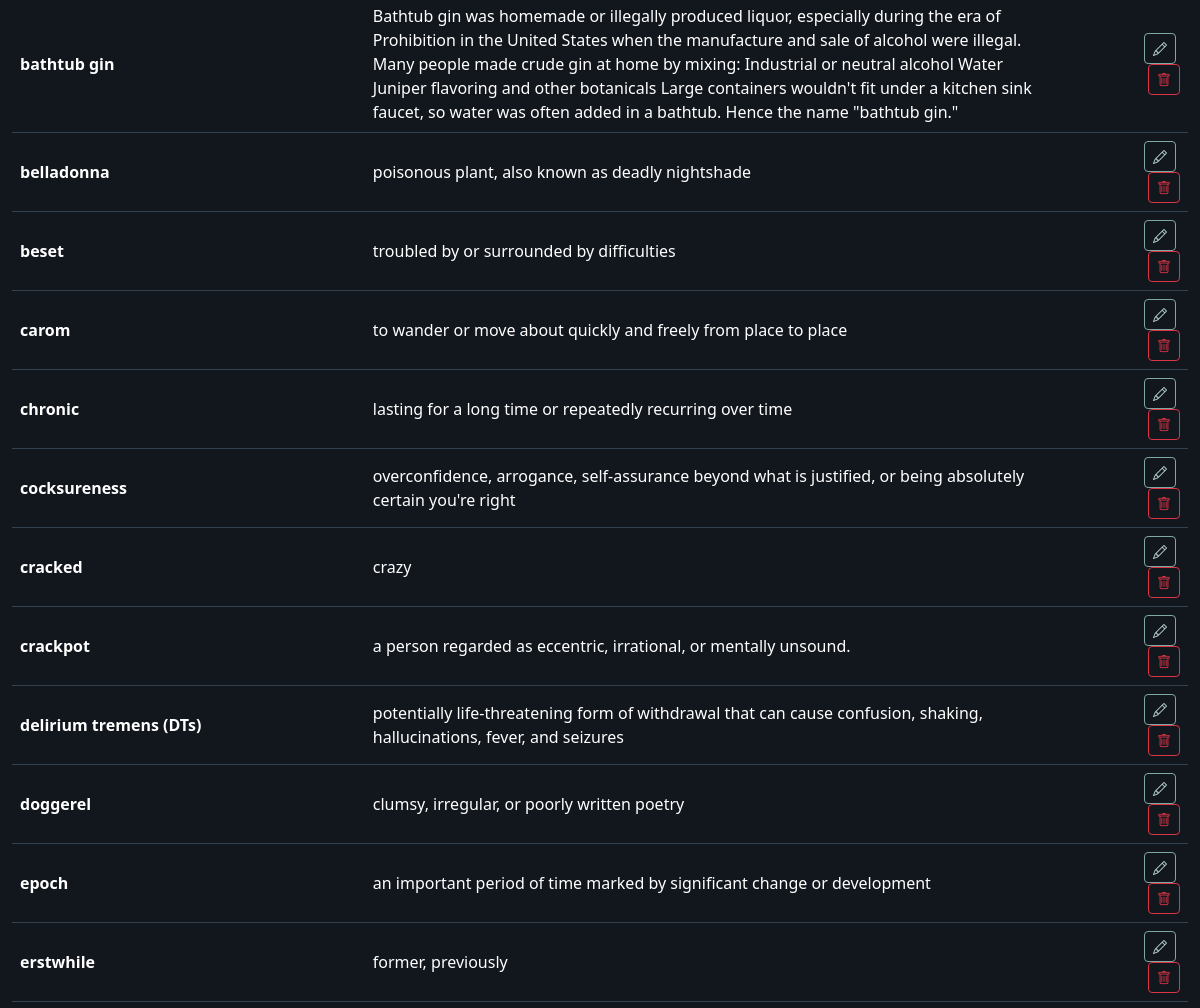
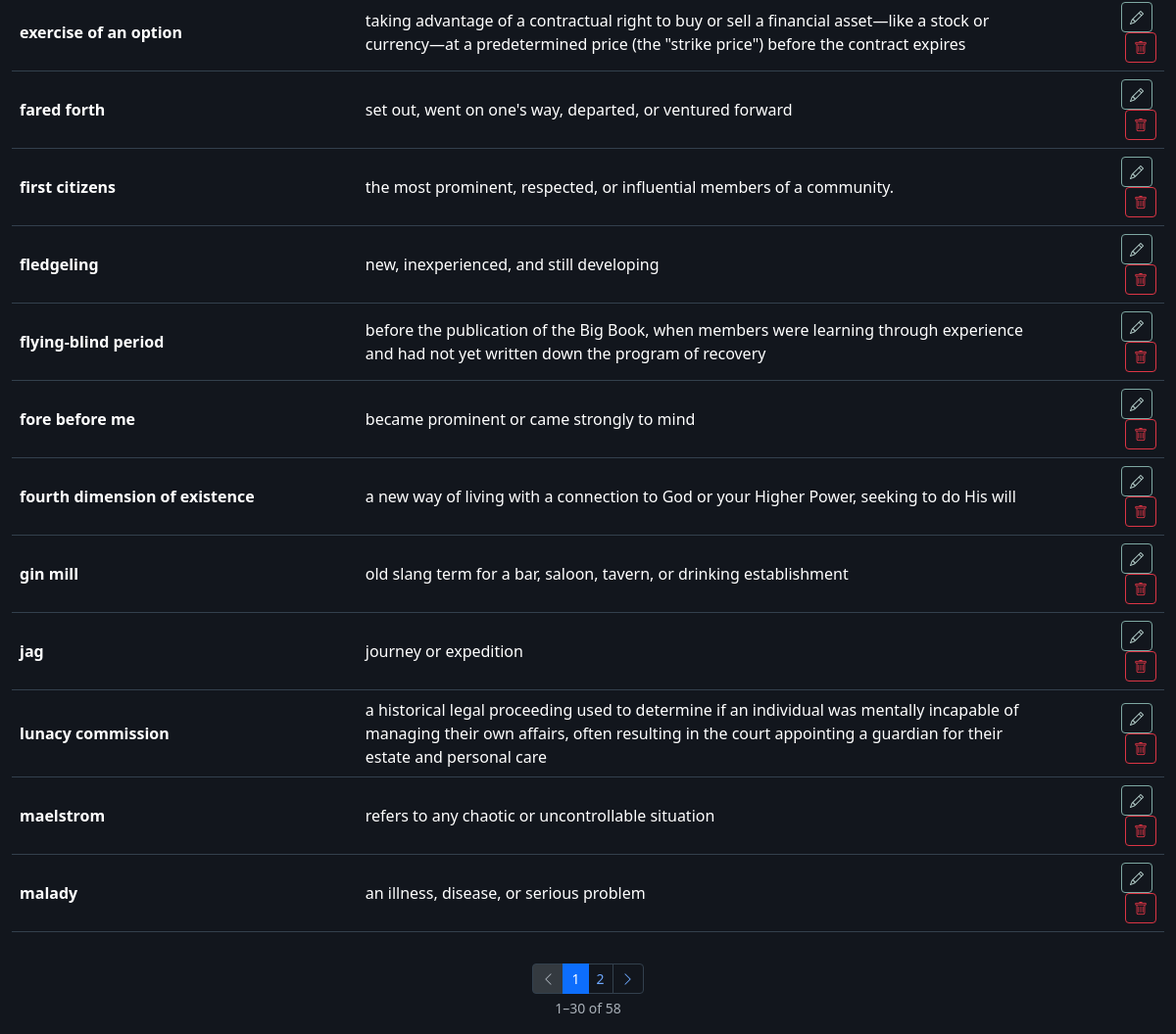
The page /dictionary (lower part) on the database as committed earlier (2 pictures, top to bottom).
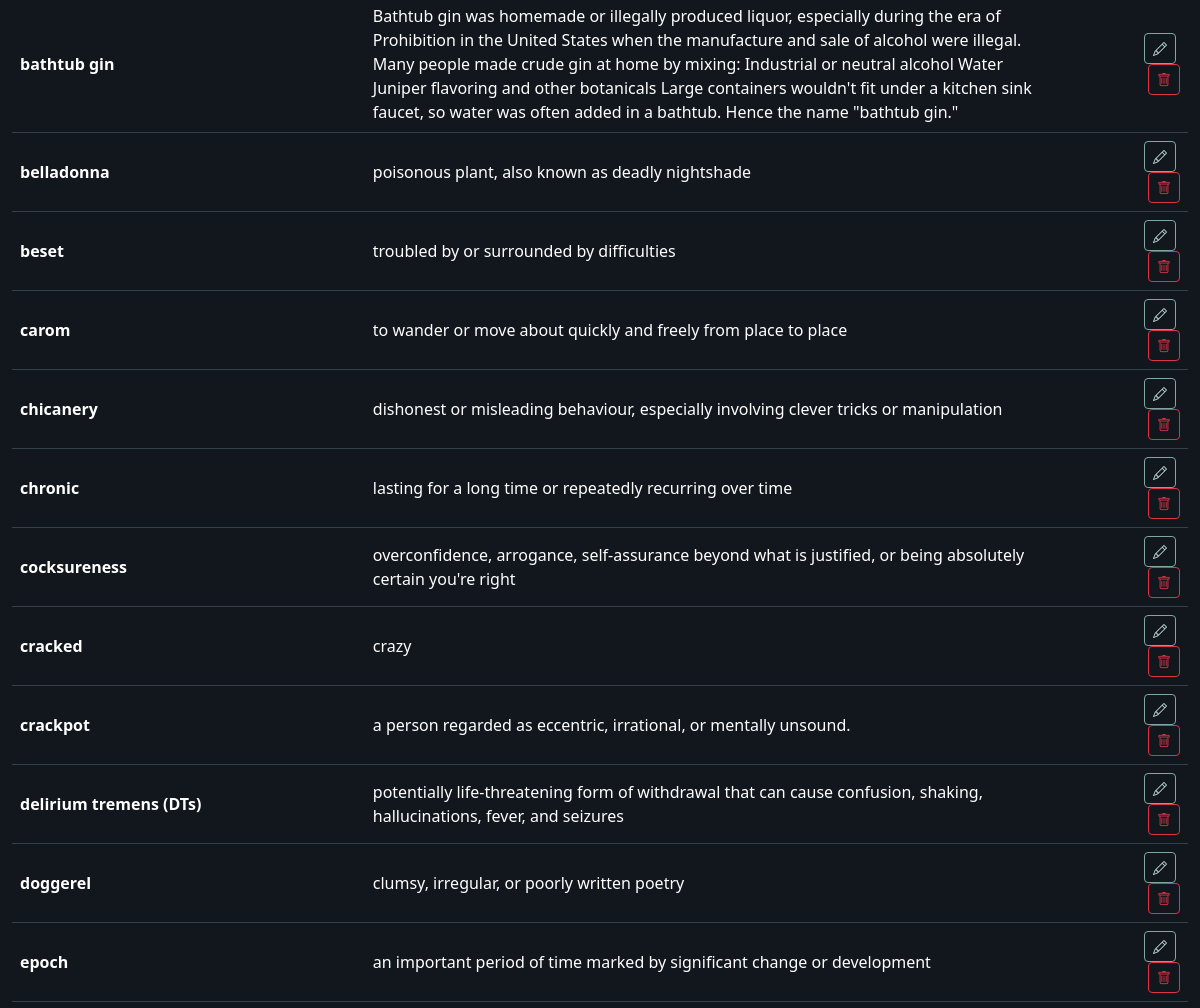
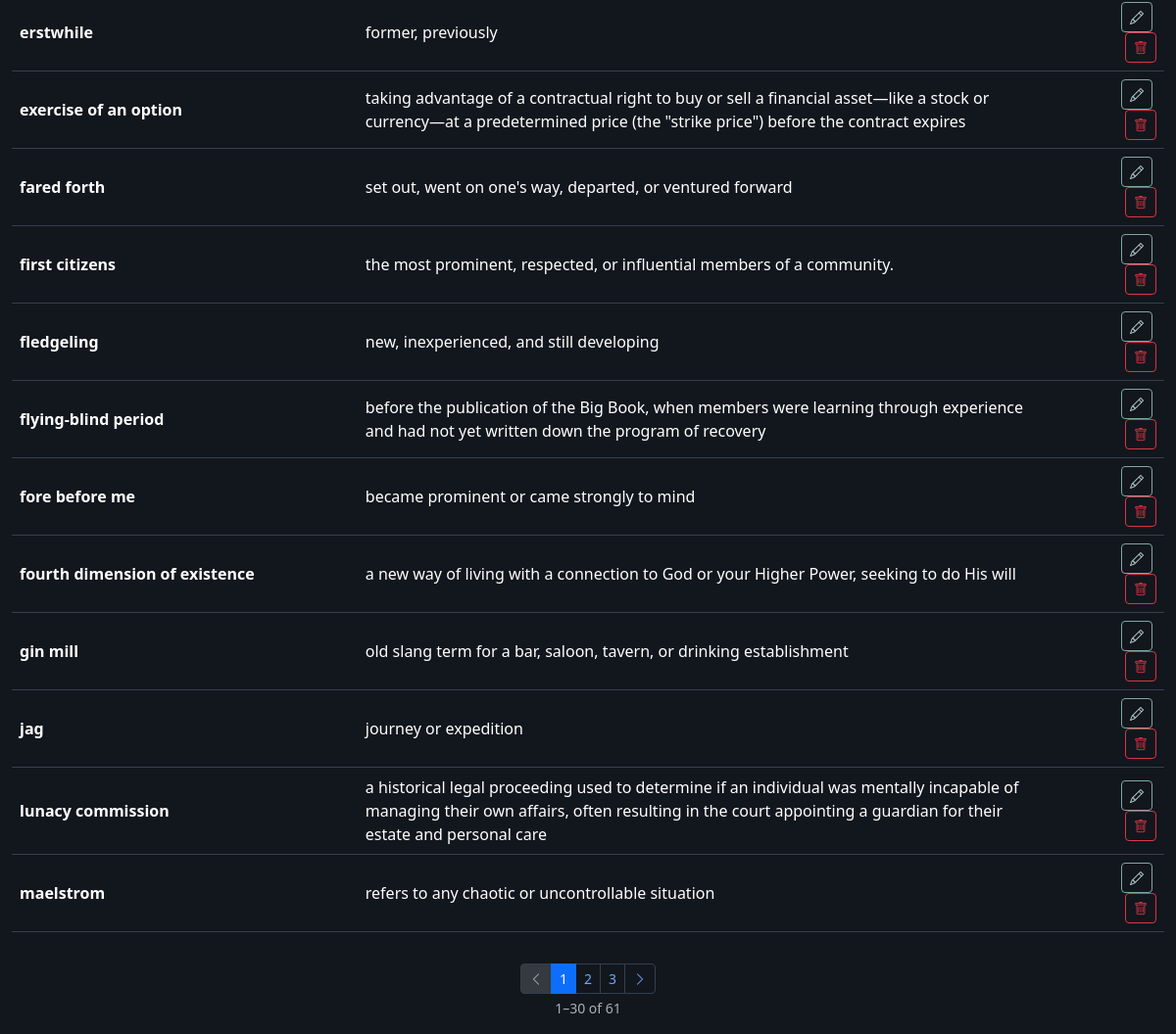
The same page on the database as committed later (2 pictures, top to bottom).
### app/models.py (models this page shows)
class Dictionary(db.Model):
    __tablename__ = 'dictionary'
    id = db.Column(db.Integer, primary_key=True)
    word_phrase = db.Column(db.String(500), nullable=False)
    meaning = db.Column(db.Text, nullable=False)
    notes = db.Column(db.Text)
    created_at = db.Column(db.DateTime, default=datetime.utcnow)
    locations = db.relationship('DictionaryLookup', backref='entry', lazy=True, cascade='all, delete-orphan')
    def to_dict(self):
        return {
            'id': self.id,
            'word_phrase': self.word_phrase,
            'meaning': self.meaning,
            'notes': self.notes,
            'created_at': self.created_at.isoformat() if self.created_at else None,
        }

### app/routes/main.py (the view)
@main_bp.route('/dictionary')
def dictionary():
    from ..models import Dictionary
    pg = request.args.get('pg', 1, type=int)
    search_q = request.args.get('q', '').strip()
    query = Dictionary.query.order_by(Dictionary.word_phrase)
    if search_q:
        like = f'%{search_q}%'
        query = query.filter(
            Dictionary.word_phrase.ilike(like) | Dictionary.meaning.ilike(like)
        )
    pagination = query.paginate(page=pg, per_page=30, error_out=False)
    return render_template('dictionary.html', theme=get_theme(), entries=pagination.items,
                           pagination=pagination, search_q=search_q)

### app/routes/main.py (called while the page is built)
def get_theme():
    s = Setting.query.filter_by(key='theme').first()
    return s.value

### app/templates/dictionary.html (shortened to what this page needs)
{% extends 'base.html' %}
{% from '_pagination.html' import render as paginate %}
{% block content %}
<div class="table-responsive">
  <table class="table table-hover align-middle" id="dictTable">
    <tbody>
      {% for e in entries %}
      <tr data-id="{{ e.id }}">
        <td class="fw-semibold">{{ e.word_phrase }}</td>
        <td>{{ e.meaning }}</td>
        <td class="text-muted small">{{ e.notes or '' }}</td>
        <td class="text-end">
          <button class="btn btn-sm btn-outline-primary me-1"
                  onclick="openDictModal({{ e.to_dict()|tojson }})">
            <i class="bi bi-pencil"></i>
          </button>
          <button class="btn btn-sm btn-outline-danger"
                  onclick="deleteDict({{ e.id }})">
            <i class="bi bi-trash"></i>
          </button>
        </td>
      </tr>
      {% else %}
      <tr><td colspan="4" class="text-muted text-center">No entries yet.</td></tr>
      {% endfor %}
    </tbody>
  </table>
</div>
{{ paginate(pagination, 'main.dictionary', extra_args={'q': search_q}) }}
{% endblock %}

Rows that differ between the two databases and show on the page:
no longer on this page (row unchanged): Dictionary: word_phrase "malady", meaning "an illness, disease, or serious problem"
added Dictionary: word_phrase "chicanery", meaning "dishonest or misleading behaviour, especially involving clever tricks or manipulation"
Other text that changed with them:
{{ pagination.total }}: "58" → "61"
new list line: "3"
